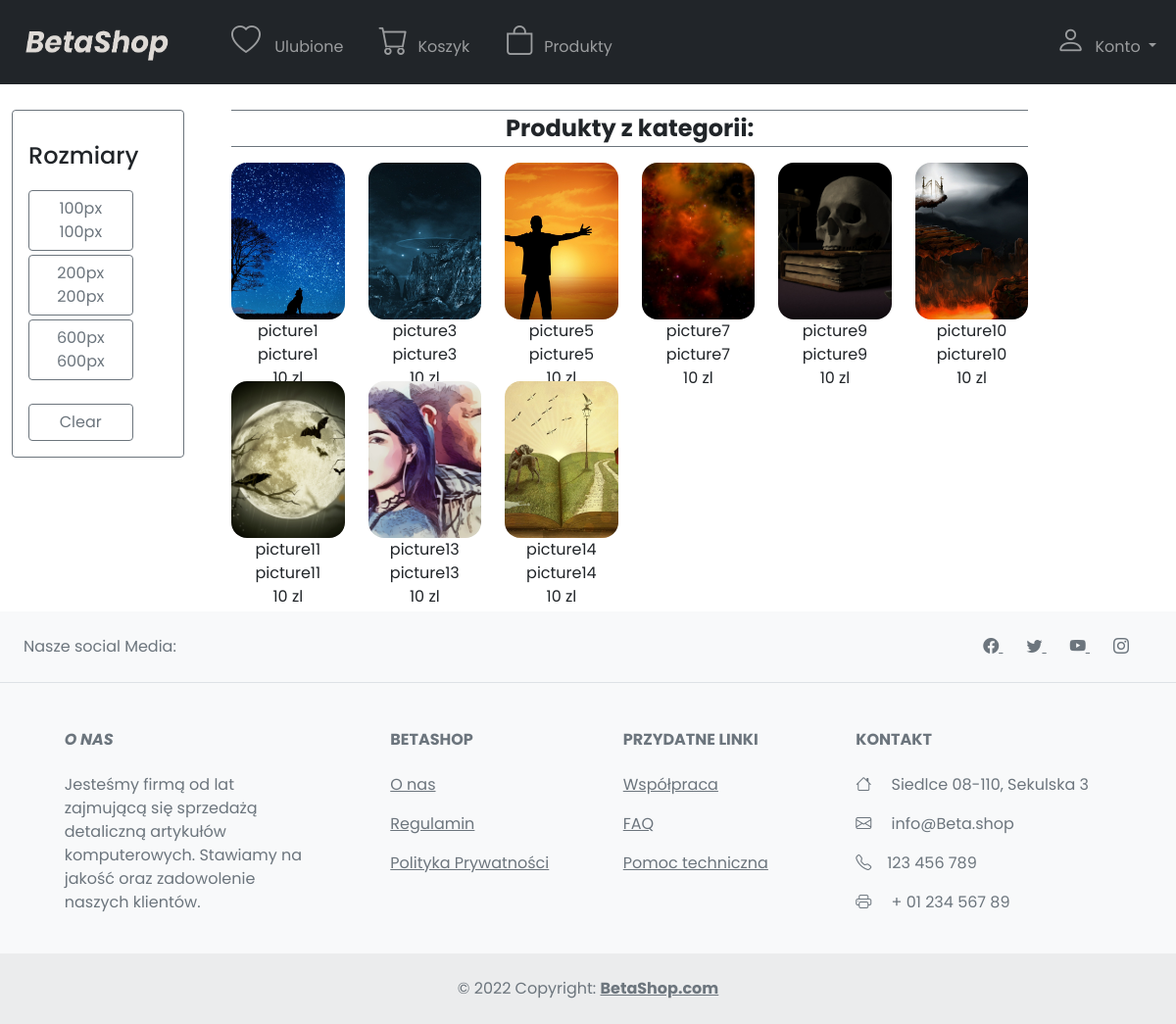
Screenshot of /strona_kategorii.php (signed in) with the database file from the repository.
### tables this page shows
create table if not EXISTS pictures (
    picture_id int AUTO_INCREMENT not null,
    pic_name varchar(255) not null,
    price double unsigned,
    description text,
    category_id int,
    height int unsigned,
    width int unsigned,
    privileges varchar(64),
    PRIMARY KEY (picture_id)
);

### strona_kategorii.php (the view, shortened to what this page needs)
<!DOCTYPE html>
<html lang="pl">
<head>
	<?php
	require("bootstrapConnection.php");
	require("connection.php")
	?>
</head>
<body>
	<?php
	require("navbar.php");
	?>
	<section class="page">
		<div class="container-fluid">
			<div class="row my-3">
				<div class="col-xl-2 col-md-4">
					<ul class="list-group px-3 py-3 border border-secondary rounded mb-3">
						<h3 class="h4 my-3">Rozmiary</h3>
						<div class="row">
							<?php
							$zapytanie = $conn->query("SELECT DISTINCT width, height FROM pictures");
							while ($row = $zapytanie->fetch()) {
							?>
								<form action="" method="POST">
									<button class="btn btn-outline-secondary w-75 mt-1" type="submit" name="rozmiar"><?= $row['width'] . "px " . $row['height'] . "px" ?></button>
								</form>
							<?php
							}
							?>
							<form action="" method="POST">
								<button class="btn btn-outline-secondary w-75 mt-4" type="submit" name="reset">Clear</button>
							</form>
						</div>
					</ul>
				</div>
				<div class="col-xl-10 col-md-8 col-sm-12">
					<form action="strona_produktu" method="post">
						<div class="col-10 border-top border-secondary mx-lg-4 mx-md-2 mx-sm-0">
							<p class="border-bottom border-secondary fw-bold text-center" style="font-size:1.5em">Produkty z kategorii:</p>
							<div class="row">
								<?php
								if (isset($_POST["rozmiar"])) {
									$hidden_width = $_POST['hidden_width'];
									$hidden_height = $_POST['hidden_height'];
									if ($_SESSION['priv'] == 'admin') {
										$zapytanie = $conn->query("SELECT * FROM pictures WHERE `width` = $hidden_width AND `height` = $hidden_height");
									} else {
										$privs = $_SESSION['priv'];
										$zapytanie = $conn->query("SELECT * FROM pictures WHERE `width` = $hidden_width AND `height` = $hidden_height AND `privileges` = '$privs'");
									}
									while ($row = $zapytanie->fetch()) {
								?>
										<div class="col-sm-4 col-xl-2 mb-5 text-center">
											<a href="strona_produktu.php?id=<?= $row['picture_id'] ?>">
												<img src="<?= $row['image_path'] ?>" class="card-img-top" style="max-height: 10em; border-radius:1em;" alt="<?= $row['image_path'] ?>">
												<a style="font-size: 1em; font-width: bold;"><?= $row['pic_name']; ?></a>
												<?php
												if ($_SESSION['priv'] == 'admin' && $row['privileges'] == "admin") {
												?>
												<a style="font-size: 1em; font-width: bold; color: grey;"><u>niewidoczne dla klienta</u></a>
												<?php
												}
												?>
												<p><?= $row['price'] ?> zl</p>
											</a>
										</div>
									<?php
									}
								} else if (!isset($_POST['rozmiar'])) {
									if ($_SESSION['priv'] == 'admin') {
										$zapytanie = $conn->query("SELECT * FROM pictures");
									} else {
										$privs = $_SESSION['priv'];
										$zapytanie = $conn->query("SELECT * FROM pictures WHERE `privileges` = '$privs'");
									}
									while ($row = $zapytanie->fetch()) {
									?>
										<div class="col-sm-4 col-xl-2 mb-5 text-center">
											<a href="strona_produktu.php?id=<?= $row['picture_id'] ?>">
												<img src="<?= $row['image_path'] ?>" class="card-img-top" style="max-height: 10em; border-radius:1em;" alt="<?= $row['image_path'] ?>">
												<a style="font-size: 1em; font-width: bold;"><?= $row['pic_name']; ?></a>
												<a style="font-size: 1em; font-width: bold;"><?= $row['pic_name']; ?></a>
												<p><?= $row['price'] ?> zl</p>
											</a>
										</div>
								<?php
									}
								}
								?>
							</div>
						</div>
					</form>
				</div>
			</div>
		</div>
	</section>
	<?php
	include("footer.php");
	?>
</body>
</html>

### bootstrapConnection.php (shortened to what this page needs)
<link href="https://cdn.jsdelivr.net/npm/bootstrap@5.1.3/dist/css/bootstrap.min.css" rel="stylesheet">
<link rel="stylesheet" href="https://cdn.jsdelivr.net/npm/bootstrap-icons@1.8.1/font/bootstrap-icons.css">
<link rel="stylesheet" href="main.css">

### navbar.php (shortened to what this page needs)
<header>
    <section style="margin-bottom: 7em;" id="nav-section">
        <nav class="navbar fixed-top navbar-expand-lg navbar-dark bg-dark">
            <div class="container-fluid">
                <a class="navbar-brand order-first" href="index.php"><img src="img/logoblack.png" width="180" height="60"></a>
                <div class="collapse navbar-collapse" id="navbarSupportedContent">
                    <ul class="navbar-nav">
                        <li class="nav-item">
                            <a class="nav-link" href="ulubione.php"><i class="bi bi-heart" style="font-size: 30px;margin-left:20px; margin-right:10px;"></i> Ulubione</a>
                        </li>
                        <li class="nav-item">
                            <a class="nav-link" href="koszyk.php"><i class="bi-cart" style="font-size: 30px;margin-left:20px; margin-right:10px;"></i>Koszyk</a>
                        </li>
                        <li class="nav-item">
                            <a class="nav-link" href="strona_kategorii.php"><i class="bi-bag" style="font-size: 30px;margin-left:20px; margin-right:10px;"></i>Produkty</a>
                        </li>
                    </ul>
                    <ul class="navbar-nav ms-auto" id="navbar-drop">
                        <li class="nav-item">
                            <?php
                            if (isset($_SESSION['user'])) {
                            ?>
                        <li class="nav-item dropdown">
                            <a class="nav-link dropdown-toggle" href="#" id="navbarDropdown" role="button" data-bs-toggle="dropdown" aria-expanded="false">
                                <i class="bi-person" style="font-size: 30px;margin-left:20px; margin-right:10px;"></i>Konto
                            </a>
                        </li>
                    <?php
                            } else {
                    ?>
                        <a class="nav-link" href="login.php"><i class="bi-person" style="font-size: 30px;margin-left:20px; margin-right:10px;"></i>Zaloguj</a>
                    <?php
                            }
                    ?></a>
                    </li>
                    </ul>
                </div>
            </div>
        </nav>
    </section>
</header>

### footer.php
<footer class="text-center text-lg-start bg-light text-muted mt-3">
    <section class="d-flex justify-content-center justify-content-lg-between p-4 border-bottom">
        <div class="me-5 d-none d-lg-block">
            <span>Nasze social Media:</span>
        </div>
        <div>
            <a href="https://www.facebook.com/" target="_blank" class="me-4 text-reset">
                <i class="bi bi-facebook"></i>
            </a>
            <a href="https://twitter.com/" target="_blank" class="me-4 text-reset">
                <i class="bi bi-twitter"></i>
            </a>
            <a href="https://www.youtube.com/" target="_blank" class="me-4 text-reset">
                <i class="bi bi-youtube"></i>
            </a>
            <a href="https://www.instagram.com/" target="_blank" class="me-4 text-reset">
                <i class="bi bi-instagram"></i>
            </a>
        </div>
    </section>
    <section class="">
        <div class="container text-center text-md-start mt-5">
            <div class="row mt-3">
                <div class="col-md-3 col-lg-4 col-xl-3 mx-auto mb-4">
                    <h6 class="text-uppercase fw-bold mb-4">
                        <i>O nas</i>
                    </h6>
                    <p>
                        Jesteśmy firmą od lat zajmującą się sprzedażą detaliczną artykułów komputerowych.
                        Stawiamy na jakość oraz zadowolenie naszych klientów.
                    </p>
                </div>
                <div class="col-md-2 col-lg-2 col-xl-2 mx-auto mb-4">
                    <h6 class="text-uppercase fw-bold mb-4">
                        BetaShop
                    </h6>
                    <p>
                        <a href="footer_links/o_nas.php" class="text-reset">O nas</a>
                    </p>
                    <p>
                        <a href="footer_links/regulamin.php" class="text-reset">Regulamin</a>
                    </p>
                    <p>
                        <a href="footer_links/polityka_prywatnosci.php" class="text-reset">Polityka Prywatności</a>
                    </p>
                </div>
                <div class="col-md-3 col-lg-2 col-xl-2 mx-auto mb-4">
                    <h6 class="text-uppercase fw-bold mb-4">
                        Przydatne linki
                    </h6>
                    <p>
                        <a href="footer_links/wspolpraca.php" class="text-reset">Współpraca</a>
                    </p>
                    <p>
                        <a href="footer_links/faq.php" class="text-reset">FAQ</a>
                    </p>
                    <p>
                        <a href="footer_links/pomoc.php" class="text-reset">Pomoc techniczna</a>
                    </p>
                </div>
                <div class="col-md-4 col-lg-3 col-xl-3 mx-auto mb-md-0 mb-4">
                    <h6 class="text-uppercase fw-bold mb-4">
                        Kontakt
                    </h6>
                    <p><i class="bi bi-house me-3"></i> Siedlce 08-110, Sekulska 3</p>
                    <p>
                        <i class="bi bi-envelope me-3"></i>
                        info@Beta.shop
                    </p>
                    <p><i class="bi bi-telephone me-3"></i>123 456 789</p>
                    <p><i class="bi bi-printer me-3"></i> + 01 234 567 89</p>
                </div>
            </div>
        </div>
    </section>
    <div class="text-center p-4" style="background-color: rgba(0, 0, 0, 0.05);">
        © 2022 Copyright:
        <a class="text-reset fw-bold" href="#">BetaShop.com</a>
    </div>
</footer>

### main.css (style rules this page uses)
body { font-family: 'Poppins'; }
.card-img-top { width: 100%; height: 15vw; object-fit: cover; }

### strona_kategorii.php (style rules this page uses)
.card-img-top { position: relative; max-height: 40em; width: 100%; height: 100%; object-fit: cover; }

### rows the page displays
pictures: image_path (picture), pic_name "picture1", price "10"
pictures: image_path (picture), pic_name "picture3", price "10"
pictures: image_path (picture), pic_name "picture5", price "10"
pictures: image_path (picture), pic_name "picture7", price "10"
pictures: image_path (picture), pic_name "picture9", price "10"
pictures: image_path (picture), pic_name "picture10", price "10"
pictures: image_path (picture), pic_name "picture11", price "10"
pictures: image_path (picture), pic_name "picture13", price "10"
pictures: image_path (picture), pic_name "picture14", price "10"

### other values shown
$row['width'] "100"
$row['height'] "100"
$row['width'] "200"
$row['height'] "200"
$row['width'] "600"
$row['height'] "600"
